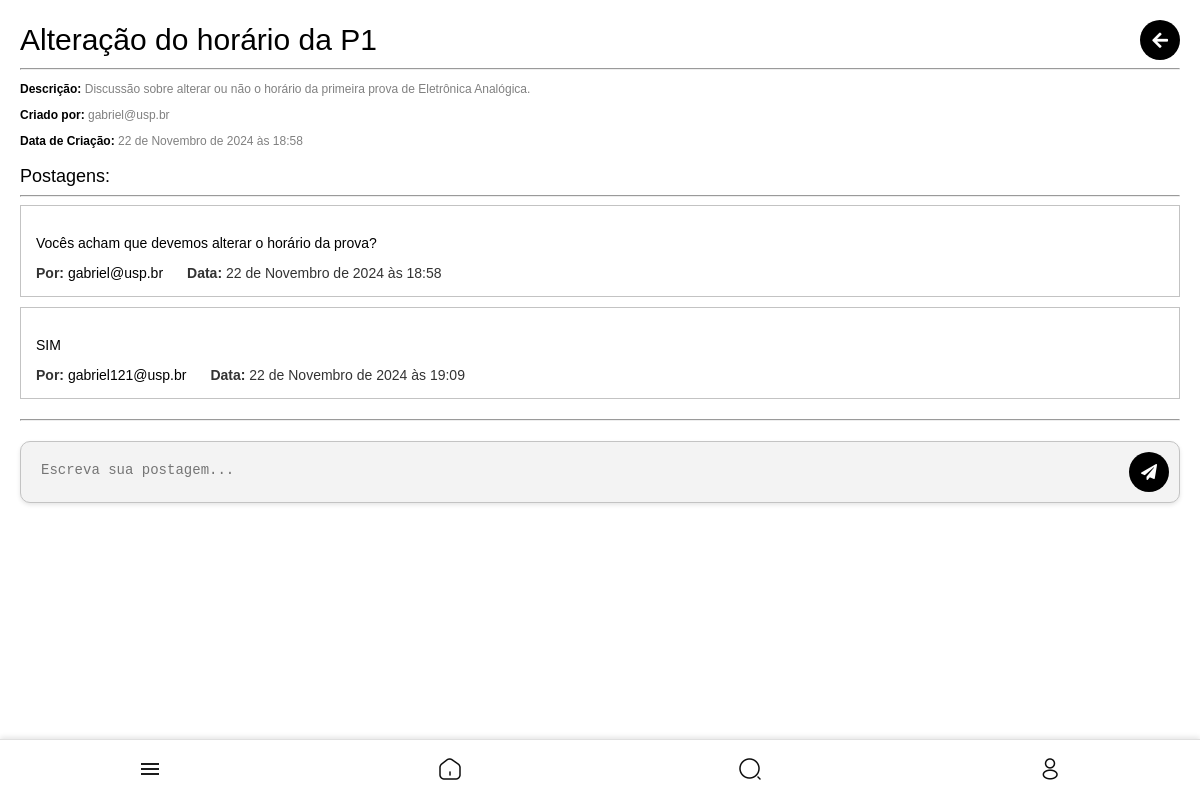
/disciplinas/topico/1/ (signed in), run on the app's committed database.
### core/models.py (models this page shows, shortened)
class Topico(models.Model):
    titulo = models.CharField(max_length=255)
    descricao = models.TextField()
    disciplina = models.ForeignKey(Disciplina, related_name='topicos', on_delete=models.CASCADE)
    criado_por = models.ForeignKey(User, on_delete=models.CASCADE)
    data_criacao = models.DateTimeField(auto_now_add=True)

class CustomUser(AbstractUser):
    USER_TYPE_CHOICES = (
        ('aluno', 'Aluno'),
        ('representante', 'Representante de Classe'),
        ('professor', 'Professor'),
        ('entidade', 'Entidade'),
    )
    user_type = models.CharField(max_length=20, choices=USER_TYPE_CHOICES, default='aluno')
    curso = models.CharField(max_length=100, blank=True, null=True)
    semestre = models.CharField(max_length=3, blank=True, null=True)
    departamento = models.CharField(max_length=100, blank=True, null=True)
    foto = models.ImageField(upload_to='user_photos/', blank=True, null=True, default='defaultphoto.jpg')
    email = models.EmailField(unique=True, validators=[CustomEmailValidator()])
    eventos_interesse = models.ManyToManyField('Evento', blank=True, related_name='interessados')
    class Meta:
        verbose_name = 'Usuário'
        verbose_name_plural = 'Usuários'

class Postagem(models.Model):
    conteudo = models.TextField()
    topico = models.ForeignKey(Topico, related_name='postagens', on_delete=models.CASCADE)
    criado_por = models.ForeignKey(User, on_delete=models.CASCADE)
    data_criacao = models.DateTimeField(auto_now_add=True)

### core/views.py (the view)
# urls.py: path('disciplinas/topico/<int:topico_id>/', views.detalhe_topico, name='detalhe_topico'),
@login_required
def detalhe_topico(request, topico_id):
    topico = get_object_or_404(Topico, id=topico_id)
    if request.method == 'POST':
        form = NovaPostagemForm(request.POST)
        if form.is_valid():
            postagem = form.save(commit=False)
            postagem.topico = topico
            postagem.criado_por = request.user
            postagem.save()
            return redirect('detalhe_topico', topico_id=topico.id)
    else:
        form = NovaPostagemForm()
    return render(request, 'core/detalhe_topico.html', {'topico': topico, 'form': form})

### core/forms.py
class NovaPostagemForm(forms.ModelForm):
    class Meta:
        model = Postagem
        fields = ['conteudo']

### templates/core/detalhe_topico.html (shortened to what this page needs)
{% extends 'core/base.html' %}
{% block content %}
<div class="disciplinas-add-container">
    <div class="header-container">
        <h1>{{ topico.titulo }}</h1>
        <div class="actions">
            <a href="{% url 'lista_topicos' topico.disciplina.id %}" class="icon-btn">
                <i class="fa fa-arrow-left"></i>
            </a>
        </div>
    </div>
    <hr>
    <div class="topico-info">
        <p><strong>Descrição:</strong> {{ topico.descricao }}</p>
        <p>
            <a href="{% url 'view_profile' topico.criado_por.id %}">
                <strong>Criado por:</strong> {{ topico.criado_por.username }}
            </a>
        </p>
        <p><strong>Data de Criação:</strong> {{ topico.data_criacao }}</p>
    </div>
    <div class="professores-container">
        <h3 style="margin-bottom: 0;">Postagens:</h3>
        <hr>
        <ul class="disciplinas-add-list">
            {% for postagem in topico.postagens.all %}
            <li class="topico-detail-item">
                <div class="postagem-conteudo">
                    <p class="disciplina-nome" style="font-size: min(14px, 2vw); ">{{ postagem.conteudo }}</p>
                    <div class="postagem-info">
                        <span><strong>Por:</strong> <a href="{% url 'view_profile' topico.criado_por.id %}" style="font-size: min(14px, 2vw); color: black;">{{ postagem.criado_por.username }}</a></span>
                        <span><strong>Data:</strong> {{ postagem.data_criacao }}</span>
                    </div>
                </div>
            </li>
            {% empty %}
            <li class="empty-result" style="font-size: min(15px,4vw); color: #8c8c8c;">Não há postagens neste tópico ainda.</li>
            {% endfor %}
        </ul>
    <hr>
    </div>
    {% if user.is_authenticated %}
    <div class="import-disciplinas-container-topico">
        <form method="post" class="postagem-form">
            <textarea name="conteudo" placeholder="Escreva sua postagem..."></textarea>
            <button type="submit">
                <i class="fa fa-paper-plane"></i>
            </button>
        </form>
    </div>
    {% endif %}
</div>
{% endblock %}

### templates/core/base.html (shortened to what this page needs)
{% load static %}
<!DOCTYPE html>
<html lang="pt-br">
<head>
    <link rel="stylesheet" type="text/css" href="{% static 'style.css' %}?v={{ timestamp }}">
    <link rel="stylesheet" href="https://cdnjs.cloudflare.com/ajax/libs/font-awesome/5.15.4/css/all.min.css">
</head>
<body>
    <main>
        {% block content %}
        {% endblock %}
    </main>
    {% if user.is_authenticated %}
    <div class="bottom-nav">
        <a href="#menu" class="nav-item menu-toggle">
            <img src="{% static 'menu.png' %}" alt="Menu">
        </a>
        <a href="{% url 'home' %}" class="nav-item">
            <img src="{% static 'home-2.png' %}" alt="Home">
        </a>
        <a href="#search" class="nav-item">
            <img src="{% static 'search.png' %}" alt="Search">
        </a>
        <a href="#profile" class="nav-item">
            <img src="{% static 'profile.png' %}" alt="Profile">
        </a>
    </div>
    {% endif %}
</body>
</html>

### media/style.css (style rules this page uses)
body { font-family: Arial, sans-serif; background-color: #888; display: flex; flex-direction: column; align-items: center; }
a { text-decoration: none; color: #000000; }
.bottom-nav { position: fixed; bottom: 0; left: 0; width: 100%; height: min(60px, 20vw); background-color: #fff; display: flex; flex-direction: row; justify-content: space-around; align-items: center; border-top: 1px solid #e0e0e0; box-shadow: 0 -2px 5px rgba(0, 0, 0, 0.1); z-index: 600; }
.nav-item { flex: 1; text-align: center; color: #333; text-decoration: none; position: relative; }
.nav-item img { width: min(24px, 8vw); height: min(24px, 8vw); filter: grayscale(100%); }
.header-container { display: flex; flex-direction: row; justify-content: space-between; align-items: center; }
.actions { display: flex; flex-direction: row; gap: min(10px, 2vw); justify-content: center; align-items: center; }
.actions .icon-btn { display: flex; flex-direction: row; justify-content: center; background-color: #000; color: #fff; border: none; border-radius: 50%; width: min(40px, 8vw); height: min(40px, 8vw); font-size: min(18px, 4vw); cursor: pointer; text-decoration: none; transition: background-color 0.3s ease; }
.disciplinas-add-container { padding: min(6vw, 20px); font-family: Arial, sans-serif; padding-bottom: min(20vw,80px); width: 100vw; box-sizing: border-box; }
.disciplinas-add-container h3 { font-weight: normal; font-size: min(18px,5vw); }
.disciplinas-add-container h1 { font-size: min(30px,6vw); margin-bottom: 0; margin-top: 0; font-weight:normal; text-align: left; }
.disciplinas-add-list { list-style: none; padding: 0; margin: 0; display: flex; flex-direction: column; }
.disciplinas-add-list { display: flex; justify-content: center; align-items: center; margin-bottom: min(10px); }
.icon-btn { background: none; border: none; font-size: min(18px, 4vw); color: #000000; cursor: pointer; text-decoration: none; transition: color 0.3s ease, transform 0.2s ease; display: flex; align-items: center; justify-content: center; }
.topico-info p,a { font-size: min(12px); color: grey; }
.topico-info strong { color: black; }
.topico-detail-item { display: flex; align-items: center; background-color: #fff; border: 1px solid #c3c3c3; margin-bottom: min(10px, 6vw); padding: min(15px, 6vw); text-align: left; width: 100%; box-sizing: border-box; position: relative; }
.topico-detail-item { display: flex; flex-direction: column; justify-content: left; background-color: #fff; border: 1px solid #c3c3c3; margin-bottom: min(10px, 6vw); padding: min(15px, 6vw); text-align: left; width: 100%; box-sizing: border-box; }
.postagem-conteudo { display: flex; flex-direction: column; justify-content: left; align-items: flex-start; padding: 0; margin: 0; width: 100%; box-sizing: border-box; }
.postagem-info { display: flex; justify-content: left; align-items: center; font-size: min(14px, 2vw); color: #333; margin: 0; gap: 2vw; }
.postagem-form { display: flex; align-items: center; justify-content: space-between; background-color: #f3f3f3; border: 1px solid #c3c3c3; border-radius: min(10px, 1.5vw); padding: min(10px, 2vw); margin-top: 20px; box-shadow: 0 2px 4px rgba(0, 0, 0, 0.1); }
.postagem-form textarea { flex: 1; border: none; resize: none; padding: min(10px, 2vw); font-size: min(14px, 3vw); outline: none; background-color: transparent; box-sizing: border-box; color: #333; height: min(40px, 8vw); }
.postagem-form button { display: flex; align-items: center; justify-content: center; background-color: #000; color: #fff; border: none; border-radius: 50%; width: min(40px, 8vw); height: min(40px, 8vw); font-size: min(16px, 4vw); cursor: pointer; margin-left: min(10px, 2vw); transition: background-color 0.3s ease; }
.import-disciplinas-container-topico { text-align: center; margin-top: min(20px, 6vw); margin-bottom: min(5vw,20px); }
.import-disciplinas-container-topico { width: 100%; margin: 0 auto; }

### templates/core/detalhe_topico.html (style rules this page uses)
body { background-color: white; margin: 0; padding: 0; box-sizing: border-box; overflow-x: hidden; }
html, body { width: 100%; }

### data on the page
Topico: titulo "Alteração do horário da P1", descricao "Discussão sobre alterar ou não o horário da primeira prova de Eletrônica Analógica.", criado_por.username "gabriel@usp.br", data_criacao "22 de Novembro de 2024 às 18:58"
Postagem: conteudo "Vocês acham que devemos alterar o horário da prova?", criado_por.username "gabriel@usp.br", data_criacao "22 de Novembro de 2024 às 18:58"
Postagem: conteudo "SIM", criado_por.username "gabriel121@usp.br", data_criacao "22 de Novembro de 2024 às 19:09"
